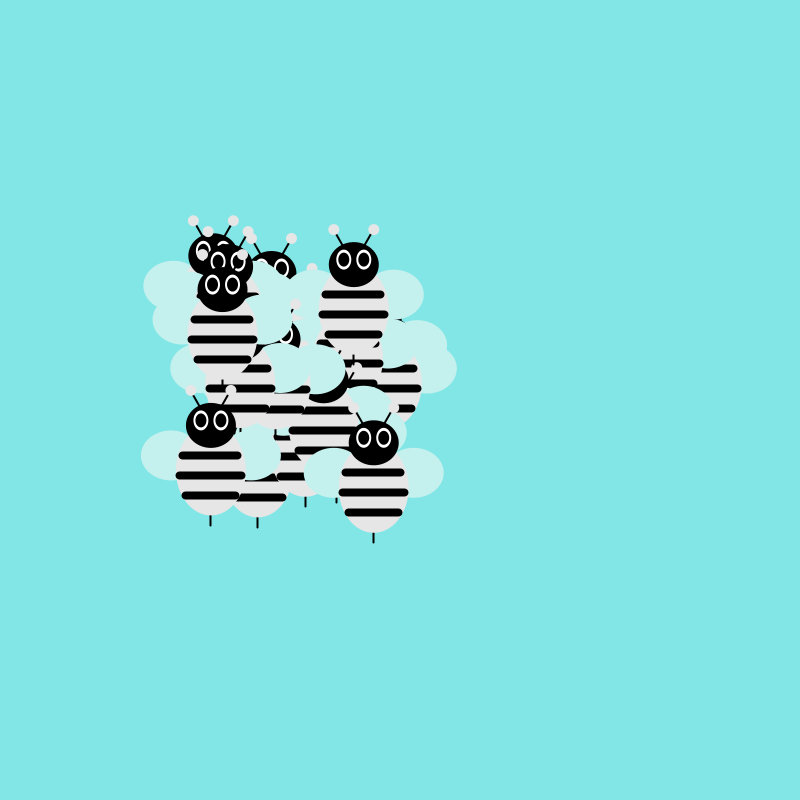
Frame 1 (no input)
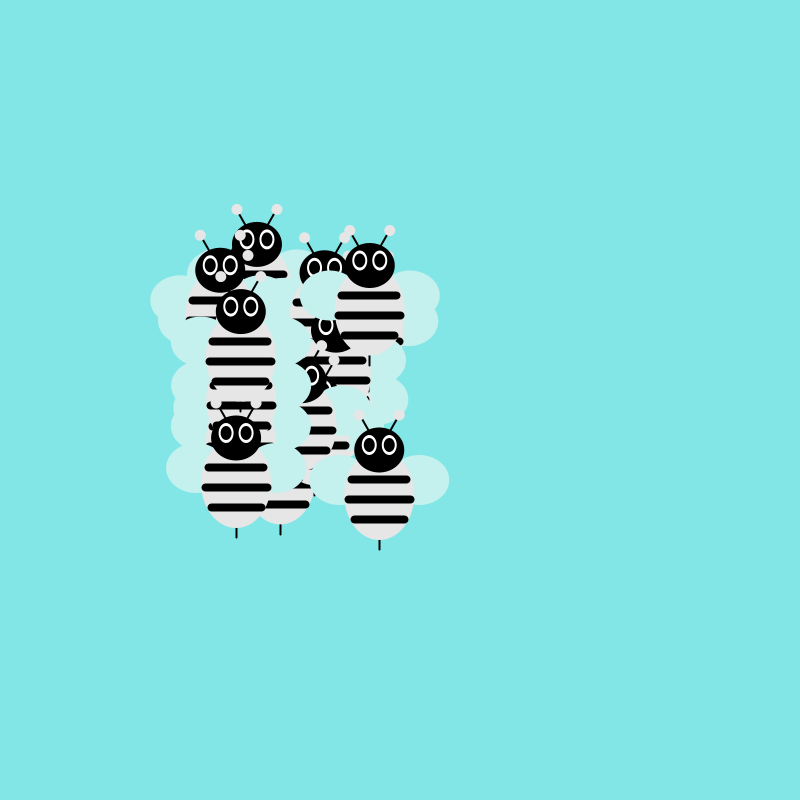
Frame 60 (the mouse pressed at the canvas centre just before this capture)
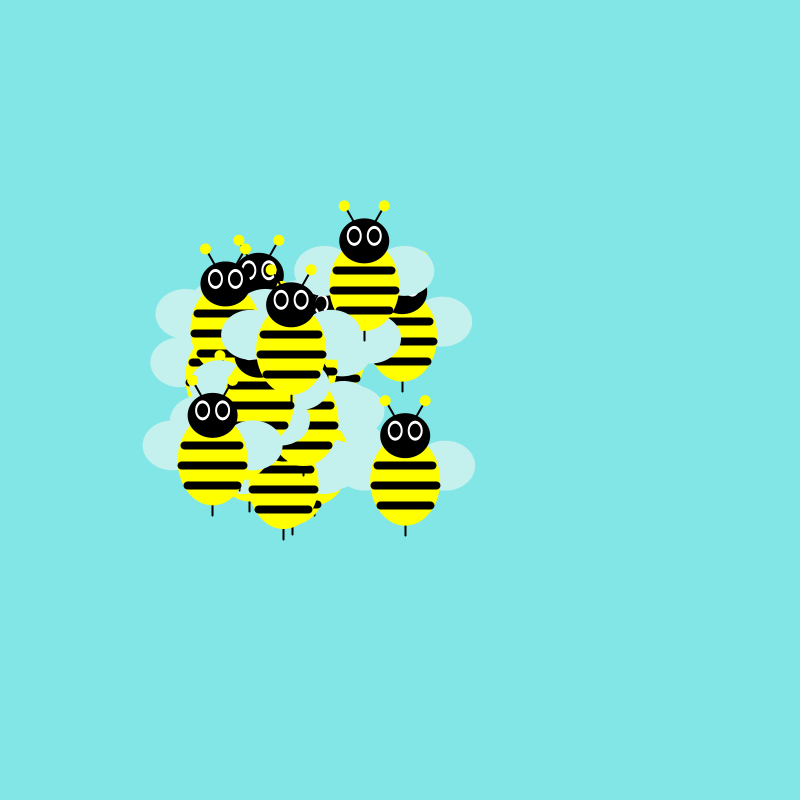
Frame 120 (the mouse held since frame 60 and released just before this capture)

The Processing sketch that drew these frames (run headless with seeded random() and noise(); from frame 60 on, the mouse is pressed at the canvas centre):

// Processing sketch: processing_146205
// ── processing_146205.pde

//P4 RANDOM WALKER BEE


int sz = 20;
int numBoles = 20;
int colorcuerpo = 230;

//creem una MATRIU de posicionsX con "numBoles" elements:
float[] posicionsX = new float[numBoles];
//el mateix per posicionsY:
float[] posicionsY = new float[numBoles];
//i per velocitatsX:
float[] velocitatsX = new float[numBoles];
//i velocitatsY:
float[] velocitatsY = new float[numBoles];


void setup(){
  size(800,800);
  //inicialitzem posicions i velocitats de totes les boles:
  for(int i = 0; i<numBoles; i++){
    posicionsX[i] = random(width/2-100, width/2+100);
    posicionsY[i] = random(height/2-100, height/2+100);
    // Les velocitats son random, cada una pot anar a una velocitat diferent
    velocitatsX[i] = random(1,3);
    velocitatsY[i] = random(1,3);

  }
}

void draw(){
  background(130, 230, 230);

  //iniciem un bucle perque faci les mateixes accions
  //a tots els valors de les matrius
  for(int i = 0; i<numBoles; i++){
    //actualitzem posicions
    posicionsX[i] += random(-6,6);
    posicionsY[i] += random(-6,6);

    //comprobem limits X
    if((posicionsX[i]<0)||(posicionsX[i]>width)){
      velocitatsX[i] = -velocitatsX[i];
    } 
    //comprobem limits Y
    if((posicionsY[i]<0)||(posicionsY[i]>height)){
      velocitatsY[i] = -velocitatsY[i];
    } 
  
   //i dibuixem
   dibuixarBee(posicionsX[i],posicionsY[i]);
  }
}
void dibuixarBee (float _x, float _y)
  
  {
    int mySz = 10;
    
    //Alas
    noStroke();
    fill (196, 240, 238);
    ellipse(_x-140, _y-15, mySz+50, mySz+40);
    ellipse(_x-60, _y-15, mySz+50, mySz+40);
    
    //Pincho
    stroke (0);
    strokeWeight(2);
    line(_x-100, _y, _x-100, _y+55);
    
    //Cuerpo
    noStroke();
    fill(colorcuerpo);
    ellipse(_x-100, _y, mySz+60, mySz+80);
    
    //Cabeza
    fill(0);
    ellipse(_x-100, _y-45, mySz+40, mySz+35);
    
    //Antenas-Cuerpo
    stroke (0);
    strokeWeight(2);
    line(_x-100, _y-45, _x-80, _y-80);
    line(_x-100, _y-45, _x-120, _y-80);
    
    strokeWeight (8);
    line(_x-69, _y+5, _x-131, _y+5);
    line(_x-75, _y+25, _x-125, _y+25);
    line(_x-73, _y-15, _x-128, _y-15);
    
    noStroke();
    fill(colorcuerpo);
    ellipse(_x-80, _y-80, mySz+1, mySz+1);
    ellipse(_x-120, _y-80, mySz+1, mySz+1);
    
    //Ojos
    fill(255);
    ellipse(_x-110, _y-50, mySz+5, mySz+10);
    ellipse(_x-90, _y-50, mySz+5, mySz+10);
    
    fill(0);
    ellipse(_x-110, _y-50, mySz+1, mySz+4);
    ellipse(_x-90, _y-50, mySz+1, mySz+4);
    
  }
  void mousePressed()
  
  {
    colorcuerpo = color (mouseX, mouseY, 0);
} 
